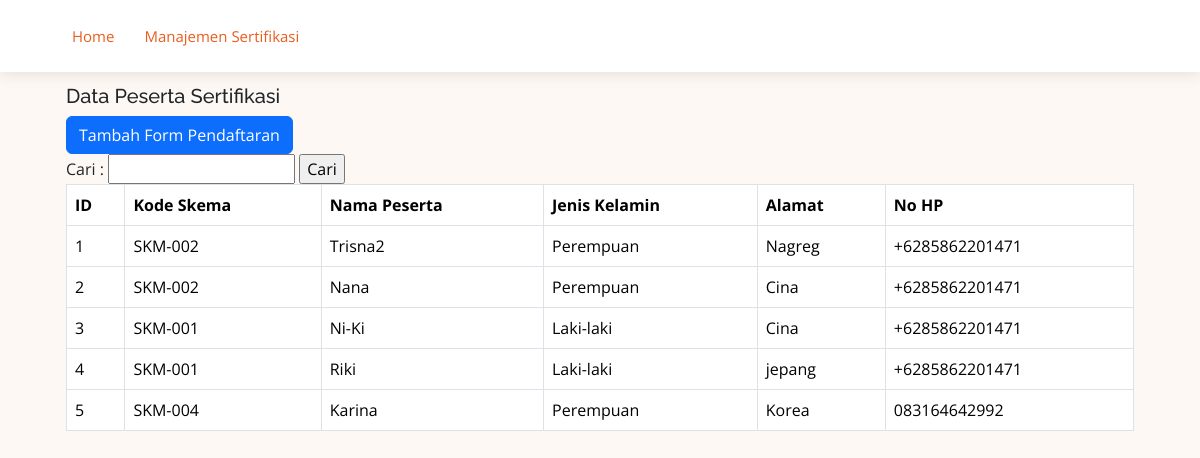
The page / on the database its author committed.
### tables this page shows
CREATE TABLE `peserta` (
  `id_peserta` int(11) NOT NULL,
  `kd_skema` varchar(10) DEFAULT NULL,
  `nm_peserta` varchar(255) DEFAULT NULL,
  `jekel` varchar(10) DEFAULT NULL,
  `alamat` text DEFAULT NULL,
  `no_hp` varchar(15) DEFAULT NULL
);

### index.php (the view, shortened to what this page needs)
<!DOCTYPE html>
<html lang="en">
<head>
    <link href="assets/vendor/aos/aos.css" rel="stylesheet">
    <link href="assets/vendor/bootstrap/css/bootstrap.min.css" rel="stylesheet">
    <link href="assets/vendor/bootstrap-icons/bootstrap-icons.css" rel="stylesheet">
    <link href="assets/vendor/boxicons/css/boxicons.min.css" rel="stylesheet">
    <link href="assets/vendor/glightbox/css/glightbox.min.css" rel="stylesheet">
    <link href="assets/vendor/swiper/swiper-bundle.min.css" rel="stylesheet">
    <link href="assets/css/style.css" rel="stylesheet">
</head>
<body style="background-color: #fef8f5">
    <header id="header" class="fixed-top d-flex align-items-center">
        <div class="container d-flex align-items-center justify-content-between">
            <nav id="navbar" class="navbar">
                <ul>
                    <li><a class="nav-link scrollto active" href="index.php">Home</a></li>
                    <li><a class="nav-link scrollto active" href="skema.php">Manajemen Sertifikasi</a></li>
                </ul>
            </nav>
        </div>
    </header>
    <section>
        <div class="container mt-6">
            <div class="container py-lg-4 py-2">
                <div class="container">
                    <h5>Data Peserta Sertifikasi</h5>
                    <a href="tambah_peserta.php" class="btn btn-primary">Tambah Form Pendaftaran</a>
                    <form action="index.php" method="get">
                        <label>Cari :</label>
                        <input type="text" name="cari">
                        <input type="submit" value="Cari">
                    </form>
                    <?php
                    include 'koneksi.php';
                    if (isset($_GET['cari'])) {
                        $cari = $_GET['cari'];
                        $sql = mysqli_query($koneksi, "SELECT * FROM peserta WHERE nm_peserta LIKE '%$cari%' OR alamat LIKE '%$cari%' OR kd_skema LIKE '%$cari%' OR jekel LIKE '%$cari%'");
                        echo "<b>Hasil pencarian : " . $cari . "</b>";
                    } else {
                        $sql = mysqli_query($koneksi, "SELECT * FROM peserta");
                    }
                    ?>
                    <table class="table table-bordered ">
                        <thead>
                            <tr style="background:#DFF0D8;color:#eb5d1e;">
                                <th>ID</th>
                                <th>Kode Skema</th>
                                <th>Nama Peserta</th>
                                <th>Jenis Kelamin</th>
                                <th>Alamat</th>
                                <th>No HP</th>
                            </tr>
                        </thead>
                        <tbody>
                            <?php
                            while ($row = mysqli_fetch_array($sql)) {
                                echo "<tr>";
                                echo "<td>" . $row['id_peserta'] . "</td>";
                                echo "<td>" . $row['kd_skema'] . "</td>";
                                echo "<td>" . $row['nm_peserta'] . "</td>";
                                echo "<td>" . $row['jekel'] . "</td>";
                                echo "<td>" . $row['alamat'] . "</td>";
                                echo "<td>" . $row['no_hp'] . "</td>";
                                echo "</tr>";
                            }
                            ?>
                        </tbody>
                    </table>
                </div>
            </div>
        </div>
    </body>
    </html>

### assets/css/style.css (style rules this page uses)
body { font-family: "Open Sans", sans-serif; color: #212529; }
a { color: #eb5d1e; text-decoration: none; }
h1, h2, h3, h4, h5, h6, .font-primary { font-family: "Raleway", sans-serif; }
#header { height: 72px; transition: all 0.5s; z-index: 997; transition: all 0.5s; background: #fff; box-shadow: 0px 2px 15px rgba(0, 0, 0, 0.1); }
.navbar { padding: 0; }
.navbar ul { margin: 0; padding: 0; display: flex; list-style: none; align-items: center; }
.navbar li { position: relative; }
.navbar a, .navbar a:focus { display: flex; align-items: center; justify-content: space-between; padding: 10px 0 10px 30px; font-size: 15px; color: #4e4039; white-space: nowrap; transition: 0.3s; }
.navbar a:hover, .navbar .active, .navbar .active:focus, .navbar li:hover>a { color: #eb5d1e; }
section { padding: 60px 0; overflow: hidden; }

### rows shown on the page
peserta: id_peserta "1", kd_skema "SKM-002", nm_peserta "Trisna2", jekel "Perempuan", alamat "Nagreg", no_hp "+6285862201471"
peserta: id_peserta "2", kd_skema "SKM-002", nm_peserta "Nana", jekel "Perempuan", alamat "Cina", no_hp "+6285862201471"
peserta: id_peserta "3", kd_skema "SKM-001", nm_peserta "Ni-Ki", jekel "Laki-laki", alamat "Cina", no_hp "+6285862201471"
peserta: id_peserta "4", kd_skema "SKM-001", nm_peserta "Riki", jekel "Laki-laki", alamat "jepang", no_hp "+6285862201471"
peserta: id_peserta "5", kd_skema "SKM-004", nm_peserta "Karina", jekel "Perempuan", alamat "Korea", no_hp "083164642992"
